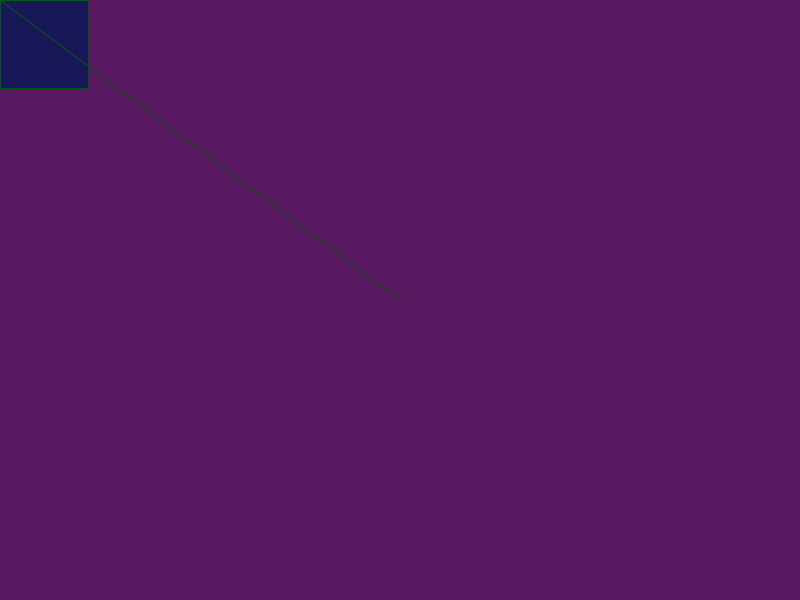
Frame 1 (no input)
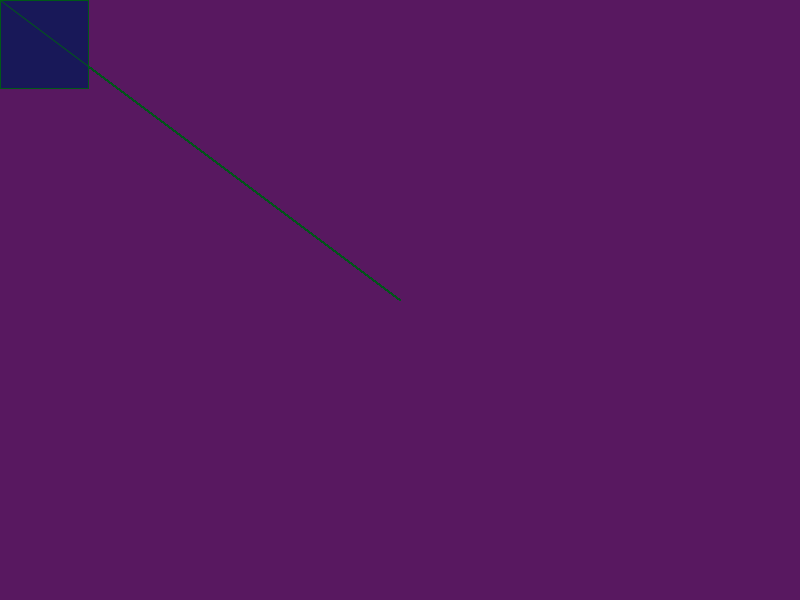
Frame 60 (the mouse pressed at the canvas centre just before this capture)
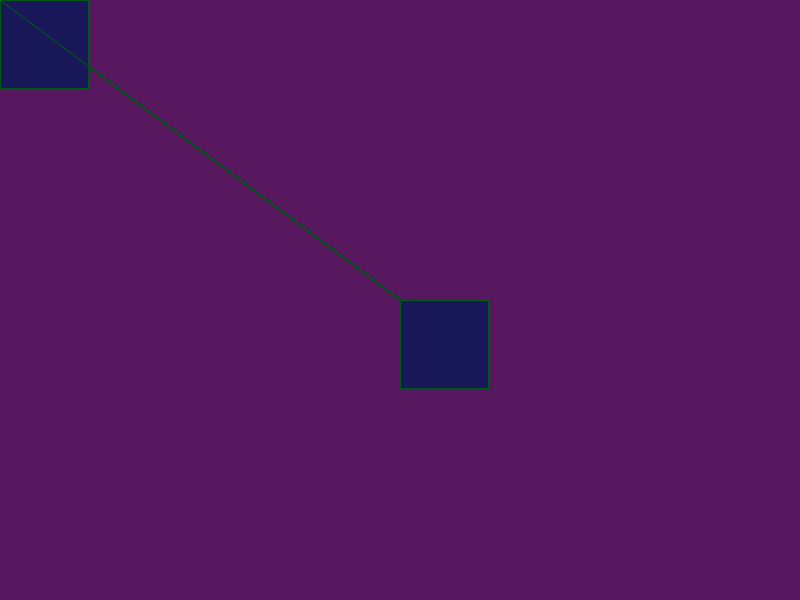
Frame 120 (the mouse held since frame 60 and released just before this capture)

The Processing sketch that drew these frames (run headless with seeded random() and noise(); from frame 60 on, the mouse is pressed at the canvas centre):

// Processing sketch: testMac
// ── testMac.pde
void setup() {
	size(800, 600);
	background(88, 24, 96);
}

void draw() {
	stroke(0, 88, 24);
	fill(24, 24, 88);
	rect(mouseX, mouseY, 88, 88);
	line(mouseX, mouseY, 400, 300);
}
